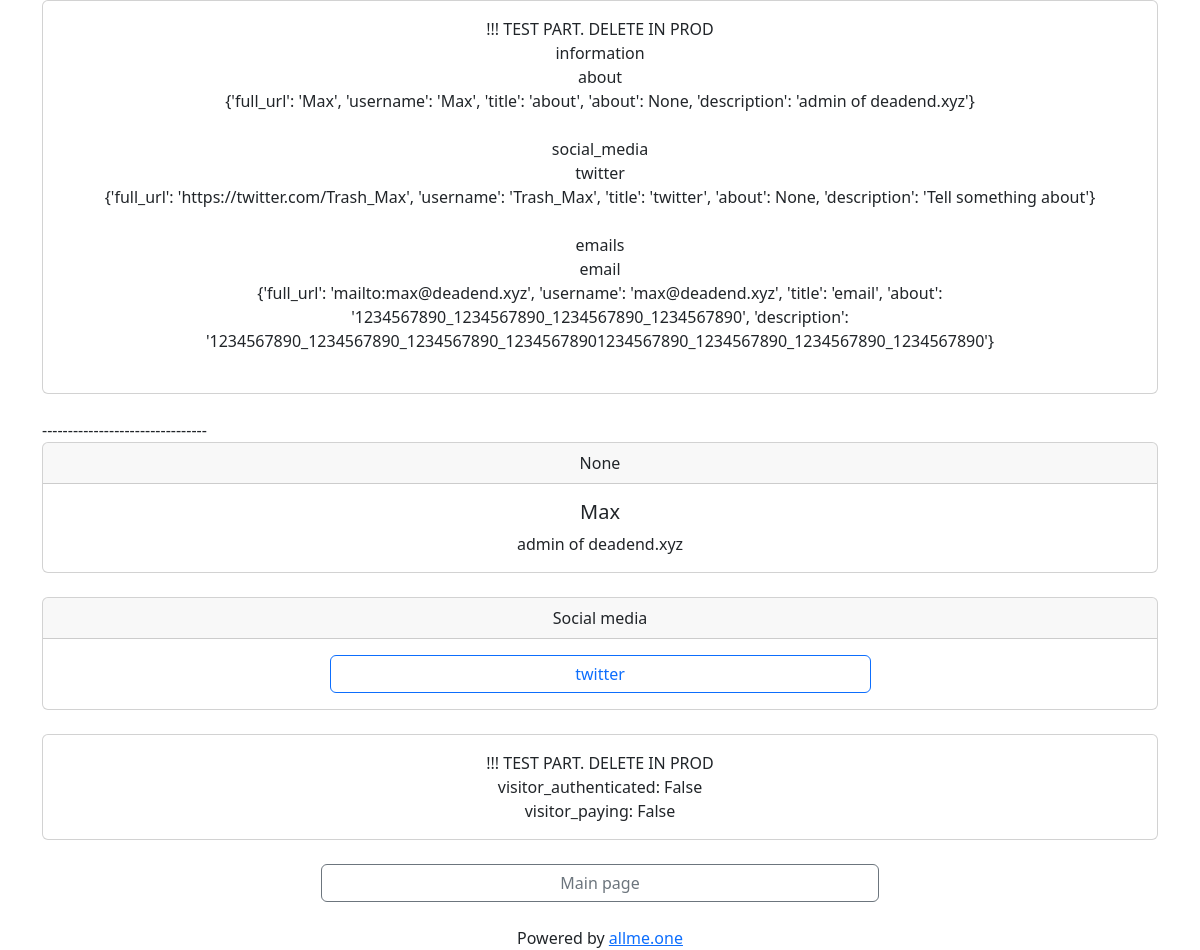
Page /hpfawksic/ on the committed database.
### app/models/links.py (models this page shows, shortened)
class SocialNetwork():
    id = db.Column(db.Integer, primary_key=True)
    username = db.Column(db.String(160))
    about = db.Column(db.String(32))
    network_name = db.Column(db.String(16))
    description = db.Column(db.String(255))
    def get_title(self):
        return self.network_name

class About(db.Model, SocialNetwork):
    links_id = db.Column(db.Integer, db.ForeignKey('links.id'))
    def __repr__(self) -> str:
        return f'<(about) User name: {self.username}>'

class Twitter(db.Model, SocialNetwork):
    links_id = db.Column(db.Integer, db.ForeignKey('links.id'))
    def __repr__(self) -> str:
        return f'<Twitter username: {self.username}>'

class Email(db.Model, SocialNetwork):
    links_id = db.Column(db.Integer, db.ForeignKey('links.id'))
    def __repr__(self) -> str:
        return f'<E-mail adress: {self.username}>'

### app/main/routes.py (the view)
@bp.route('/<unique_link>/')
def short_list_of_links(unique_link):
    links_data = collect_links_data(unique_link)
    if current_user.is_authenticated:
        visitor_authenticated = True
        visitor_paying = current_user.is_paying()
    else:
        visitor_authenticated = False
        visitor_paying = False
    return render_template("links/cards/short.html",
                           links_data=links_data,
                           visitor_authenticated=visitor_authenticated,
                           visitor_paying=visitor_paying,
                           )

### app/templates/links/cards/short.html (shortened to what this page needs)
{% extends "base.html" %}
{% block content %}
<div class="card text-center">
  <div class="card-body">
    !!! TEST PART. DELETE IN PROD <br>
    {% for keys, data in links_data.items() %}
      {{ keys }} <br>
      {% for key, link in data.items() %}
      {{ key }} <br> {{ link }} <br>
      {% endfor %}
      <br>
    {% endfor %}
  </div>
</div>
--------------------------------
{% if links_data['information'] %}
  {% set info = links_data['information']['about'] %}
  <div class="card text-center">
    <div class="card-header">
      {{ info['about'] }}
    </div>
    <div class="card-body">
      <h5 class="card-title">{{ info['username'] }}</h5>
      <p class="card-text">{{ info['description'] }}</p>
    </div>
  </div>
{% endif %}
<br>
{% if links_data['social_media'] %}
<div class="card text-center">
  <div class="card-header">
    Social media
  </div>
  <div class="card-body">
    <div class="d-grid gap-2 col-{{ button_size }} mx-auto">
      {% for key, data in links_data['social_media'].items() %}
      <a href="{{ data['full_url'] }}" target=”_blank” class="btn btn-outline-primary">
        {{ key }}
      </a>
      {% endfor %}
    </div>
  </div>
</div>
{% endif %}
<div class="card text-center">
  <div class="card-body">
    !!! TEST PART. DELETE IN PROD <br>
    visitor_authenticated: {{ visitor_authenticated }} <br>
    visitor_paying: {{ visitor_paying }} <br>
  </div>
</div>
<div>
  {% include 'bottom_buttons.html' %}
  {% if not visitor_paying %}
    {% include 'bottom_about.html' %}
  {% endif %}
</div>
{% endblock %}

### rows in the picture
About: network_name "about", link "{'full_url': 'Max', 'username': 'Max', 'title': 'about', 'about': None, 'description': 'admin of deadend.xyz'}", username "Max", description "admin of deadend.xyz"
Twitter: network_name "twitter", link "{'full_url': 'https://twitter.com/Trash_Max', 'username': 'Trash_Max', 'title': 'twitter', 'about': None, 'description': 'Tell something about'}"
Email: network_name "email", link "{'full_url': 'mailto:max@deadend.xyz', 'username': 'max@deadend.xyz', 'title': 'email', 'about': '1234567890_1234567890_1234567890_1234567890', 'description': '1234567890_1234567890_1234567890_12345678901234567890_1234567890_1234567890_1234567890'}"

### other values in the picture
{{ keys }} "information" "social_media" "emails"
{{ info['about'] }} "None"
{{ visitor_authenticated }} "False"
{{ visitor_paying }} "False"
